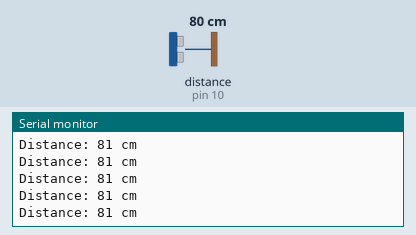
Simulated run of this sketch. Board: Arduino Uno, built with avr-gcc and run on an emulated ATmega328P. Shown: the last lines printed to the serial monitor. The test bench sets the inputs (shaded band); at power-on: distance to the obstacle (sensor on pin 10) 80 cm. The echo pulse lasts 58.3 µs per cm.

Above: at 1.2 s.
1.3 s: distance to the obstacle (sensor on pin 10) set to 2 cm
At 1.34 s:
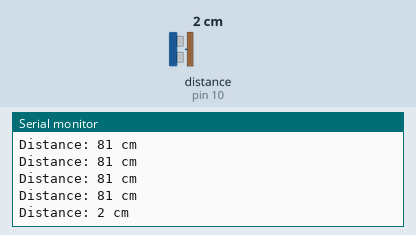
2.8 s: distance to the obstacle (sensor on pin 10) set to 4 cm
At 3.9 s:
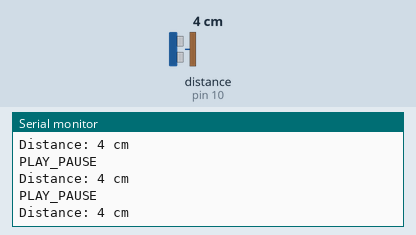
5.8 s: distance to the obstacle (sensor on pin 10) set to 18 cm
At 6.9 s:
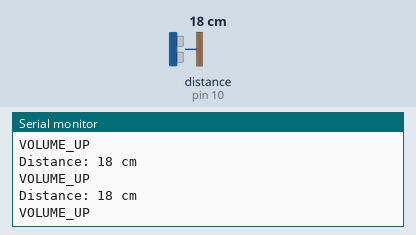
7.4 s: distance to the obstacle (sensor on pin 10) set to 9 cm
At 8.5 s:
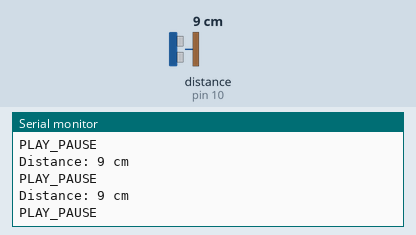
10.4 s: distance to the obstacle (sensor on pin 10) set to 35 cm
At 10.5 s:
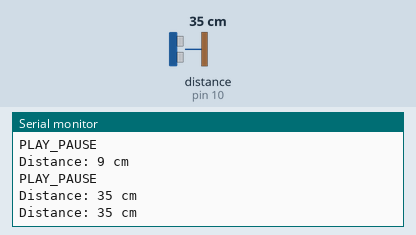
13.4 s: distance to the obstacle (sensor on pin 10) set to 60 cm
At 13.46 s:
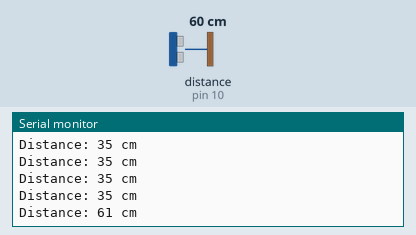
Timing chart, 0 to 16.4 s (numbered marks = the images above; inputs shaded):
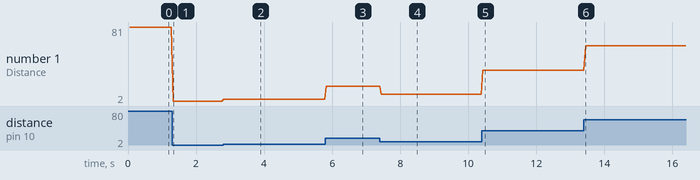

Measured:
- after the input at 1.3 s, the serial monitor: prints a new line at once (image 1)
- after the input at 2.8 s, the serial monitor: prints a new line at once (image 2)
- after the input at 5.8 s, the serial monitor: prints a new line at once (image 3)
- after the input at 7.4 s, the serial monitor: prints a new line at once (image 4)
- after the input at 10.4 s, the serial monitor: prints a new line at once (image 5)
- after the input at 13.4 s, the serial monitor: prints a new line after 0.05 s (image 6)
- plotted number 1: 81 → 2 after the input at 1.3 s, 2 → 4 after the input at 2.8 s, 4 → 18 after the input at 5.8 s, 18 → 9 after the input at 7.4 s, 9 → 35 after the input at 10.4 s

The sketch:

gesture_control.ino
```cpp
#include <NewPing.h>

// Define ultrasonic sensor pins
#define TRIG_PIN 9
#define ECHO_PIN 10
#define MAX_DISTANCE 200  // Maximum distance to measure (in cm)

// Initialize NewPing library
NewPing sonar(TRIG_PIN, ECHO_PIN, MAX_DISTANCE);

void setup() {
    Serial.begin(9600);  // Start serial communication
    Serial.println("Gesture Control Ready...");
}

void loop() {
    delay(50);  // Stabilization delay
    int distance = sonar.ping_cm();  // Measure distance

    if (distance > 0) {  // Ensure valid reading
        Serial.print("Distance: ");
        Serial.print(distance);
        Serial.println(" cm");

        // Assign gestures based on distance range
        if (distance < 10) {
            Serial.println("PLAY_PAUSE");
        }
        else if (distance < 20) {
            Serial.println("VOLUME_UP");
        }
        else if (distance < 30) {
            Serial.println("VOLUME_DOWN");
        }
    }
}
```
